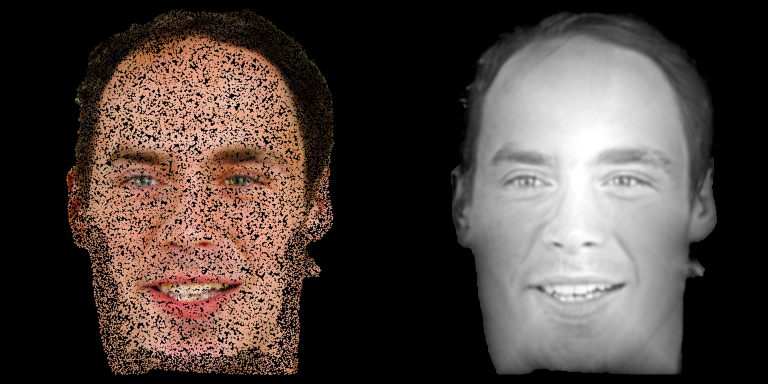
#> input picture files/face-preview.png, 1536 x 768 px (shown at 1/2 size)
$ python make_face_data.py face-preview.png   (older library calls are emulated)
#> lines starting #> are read from the running program, lines starting #| are printed output that depends on the picture; after the words box and inside, x2 and y2 are one past the last pixel; in counts of white or black regions, pixels touching at a corner belong together
#!/usr/bin/env python3
"""
make_face_data.py — turn a portrait photo into a colourful 3D point cloud
that the Dream Swarm site can fly its butterflies into.

    python3 make_face_data.py photo.jpg --points 16000 --out face-data.js

What it does
  1. Isolates the head from the background (GrabCut, seeded with a centred ellipse).
  2. Builds a depth relief for the head: a smooth dome (distance from the
     silhouette edge) plus lit-surface detail from image brightness. This is a
     cheap stand-in for a real depth model — swap in a monocular depth map
     (Depth Anything, MiDaS) later via --depth depth.png if you want true relief.
  3. Scatters N points with a jittered grid (blue-noise-ish, no clumps), but only
     where facial detail lives — edges and shadow tones — so the portrait reads
     through negative space like a stipple drawing.
  4. Samples the photo colour at each point and lifts saturation a little.
  5. Shuffles the points so any prefix (first 4k, first 16k…) is a uniform
     sub-sample — the site picks the count per device tier.
  6. Packs x,y,z as uint16 and r,g,b as uint8, base64, into a tiny JS file.

Output coordinate space: head height ≈ 2.0 units, centred at the origin,
x follows the photo aspect, z (depth) in roughly [-0.3, 0.3], +z toward camera.
"""
import argparse, base64, json, struct
import numpy as np
import cv2


def load_rgb(path, size):
    im = cv2.imread(path, cv2.IMREAD_COLOR)
    if im is None:
        raise SystemExit(f"could not read {path}")
    h, w = im.shape[:2]
    s = size / max(h, w)
    im = cv2.resize(im, (round(w * s), round(h * s)), interpolation=cv2.INTER_AREA if s < 1 else cv2.INTER_CUBIC)
    return cv2.cvtColor(im, cv2.COLOR_BGR2RGB)


def head_mask(rgb, iters=8):
    """GrabCut with an elliptical prior: portraits put the head in the middle."""
    h, w = rgb.shape[:2]
    bgr = cv2.cvtColor(rgb, cv2.COLOR_RGB2BGR)
    mask = np.full((h, w), cv2.GC_PR_BGD, np.uint8)
    # probable foreground: big centred ellipse; sure foreground: smaller one
    cv2.ellipse(mask, (w // 2, int(h * 0.50)), (int(w * 0.40), int(h * 0.47)), 0, 0, 360, cv2.GC_PR_FGD, -1)
    cv2.ellipse(mask, (w // 2, int(h * 0.48)), (int(w * 0.18), int(h * 0.26)), 0, 0, 360, cv2.GC_FGD, -1)
    # image border is background
    b = max(2, w // 40)
    mask[:b, :] = cv2.GC_BGD; mask[-b:, :] = cv2.GC_BGD; mask[:, :b] = cv2.GC_BGD; mask[:, -b:] = cv2.GC_BGD
    bgd = np.zeros((1, 65), np.float64); fgd = np.zeros((1, 65), np.float64)
    cv2.grabCut(bgr, mask, None, bgd, fgd, iters, cv2.GC_INIT_WITH_MASK)
    m = np.where((mask == cv2.GC_FGD) | (mask == cv2.GC_PR_FGD), 255, 0).astype(np.uint8)
    # keep the largest blob, close holes, soften the edge a touch
    n, lab, stats, _ = cv2.connectedComponentsWithStats(m, 8)
    if n > 1:
        big = 1 + np.argmax(stats[1:, cv2.CC_STAT_AREA])
        m = np.where(lab == big, 255, 0).astype(np.uint8)
    k = cv2.getStructuringElement(cv2.MORPH_ELLIPSE, (9, 9))
    m = cv2.morphologyEx(m, cv2.MORPH_CLOSE, k, iterations=2)
    return m


def relief_depth(rgb, mask, external=None):
    """0..1 depth inside the mask. 1 = closest to camera."""
    if external is not None:
        d = cv2.imread(external, cv2.IMREAD_GRAYSCALE).astype(np.float32) / 255.0
        d = cv2.resize(d, (rgb.shape[1], rgb.shape[0]))
        return d
    dist = cv2.distanceTransform(mask, cv2.DIST_L2, 5)
    dome = np.sqrt(dist / (dist.max() + 1e-6))          # rounded head volume
    lum = cv2.cvtColor(rgb, cv2.COLOR_RGB2GRAY).astype(np.float32) / 255.0
    broad = cv2.GaussianBlur(lum, (0, 0), 9)            # lit forms (nose, cheeks, brow)
    fine = cv2.GaussianBlur(lum, (0, 0), 2) - broad     # small features
    d = 0.62 * dome + 0.30 * broad + 0.9 * fine
    d = cv2.GaussianBlur(d, (0, 0), 1.2)
    inside = mask > 0
    lo, hi = np.percentile(d[inside], [1, 99])
    return np.clip((d - lo) / (hi - lo + 1e-6), 0, 1)


def feature_weight(rgb, mask):
    """Stipple-portrait density: dots only where facial detail lives — edges
    (eyes, lips, hair) and shadow tones — gated to zero on lit skin so the
    face reads through negative space. A thin rim keeps the head contour."""
    inside = mask > 0
    g = cv2.cvtColor(rgb, cv2.COLOR_RGB2GRAY).astype(np.float32) / 255.0
    gx = cv2.Sobel(g, cv2.CV_32F, 1, 0, ksize=3)
    gy = cv2.Sobel(g, cv2.CV_32F, 0, 1, ksize=3)
    edge = cv2.GaussianBlur(np.sqrt(gx * gx + gy * gy), (0, 0), 2.5)
    edge = np.clip(edge / (np.percentile(edge[inside], 97) + 1e-6), 0, 1)
    # shadow tone: 1 at the darkest values, fading to 0 at the 45th percentile —
    # anything brighter (lit skin) contributes nothing
    l0 = np.percentile(g[inside], 45); l99 = np.percentile(g[inside], 1)
    shade = np.clip((l0 - g) / (l0 - l99 + 1e-6), 0, 1)
    shade = cv2.GaussianBlur(shade, (0, 0), 1.5)
    w = np.clip(edge + 0.75 * shade ** 1.3, 0, 1)
    gate = np.clip((w - 0.14) / (0.34 - 0.14), 0, 1)
    gate = gate * gate * (3.0 - 2.0 * gate)          # smoothstep: hard zero below, gentle knee above
    w = w * gate
    dist = cv2.distanceTransform(mask, cv2.DIST_L2, 5)
    rim = ((dist > 0) & (dist < 6)).astype(np.float32) * 0.5
    return np.maximum(w, rim) * inside


def scatter(weight, n, rng):
    """Jittered-grid sampling with acceptance by weight -> ~n blue-noise-ish points."""
    h, w = weight.shape
    inside = weight > 0
    mean_w = weight[inside].mean()
    cells_needed = n / mean_w
    cell = np.sqrt(inside.sum() / cells_needed)
    pts = []
    passes = 0
    while len(pts) < n and passes < 6:
        off = rng.random(2) * cell
        ys = np.arange(off[0], h, cell); xs = np.arange(off[1], w, cell)
        gy, gx = np.meshgrid(ys, xs, indexing='ij')
        py = gy + rng.random(gy.shape) * cell; px = gx + rng.random(gx.shape) * cell
        py = py.ravel(); px = px.ravel()
        ok = (py < h - 1) & (px < w - 1)
        py, px = py[ok], px[ok]
        wv = weight[py.astype(int), px.astype(int)]
        acc = rng.random(len(wv)) < wv
        pts.append(np.stack([px[acc], py[acc]], 1))
        passes += 1
        cell *= 0.97
    p = np.concatenate(pts)
    rng.shuffle(p)
    return p[:n]


def sample_bilinear(img, px, py):
    x0 = np.floor(px).astype(int); y0 = np.floor(py).astype(int)
    fx = (px - x0)[:, None]; fy = (py - y0)[:, None]
    x1 = np.minimum(x0 + 1, img.shape[1] - 1); y1 = np.minimum(y0 + 1, img.shape[0] - 1)
    img = img.astype(np.float32)
    if img.ndim == 2:
        img = img[..., None]; fx = fx[:, 0]; fy = fy[:, 0]
        return (img[y0, x0, 0] * (1 - fx) * (1 - fy) + img[y0, x1, 0] * fx * (1 - fy)
                + img[y1, x0, 0] * (1 - fx) * fy + img[y1, x1, 0] * fx * fy)
    return (img[y0, x0] * (1 - fx) * (1 - fy) + img[y0, x1] * fx * (1 - fy)
            + img[y1, x0] * (1 - fx) * fy + img[y1, x1] * fx * fy)


def lift_saturation(rgb01, amount=0.35, gamma=0.9):
    hsv = cv2.cvtColor((rgb01[None] * 255).astype(np.uint8), cv2.COLOR_RGB2HSV).astype(np.float32)
    hsv[..., 1] = np.clip(hsv[..., 1] * (1 + amount) + 12, 0, 255)
    hsv[..., 2] = np.clip(255 * (hsv[..., 2] / 255) ** gamma, 0, 255)
    return cv2.cvtColor(hsv.astype(np.uint8), cv2.COLOR_HSV2RGB)[0].astype(np.float32) / 255


def main():
    ap = argparse.ArgumentParser()
    ap.add_argument('photo')
    ap.add_argument('--points', type=int, default=16000)   # matches the top device tier; dots cluster on features only
    ap.add_argument('--size', type=int, default=768, help='working resolution (long edge)')
    ap.add_argument('--depth', default=None, help='optional external depth map png (white = near)')
    ap.add_argument('--depth-scale', type=float, default=0.6, help='total z range in scene units')
    ap.add_argument('--out', default='face-data.js')
    ap.add_argument('--preview', default='face-preview.png')
    ap.add_argument('--seed', type=int, default=7)
    a = ap.parse_args()

    rng = np.random.default_rng(a.seed)
    rgb = load_rgb(a.photo, a.size)
#> in load_rgb, im is the input picture: shape (768, 1536, 3); mean B, G, R 61.6, 66.5, 77.5
    h, w = rgb.shape[:2]
#> h = 384; w = 768
    mask = head_mask(rgb)
#> in head_mask, `cv2.ellipse(mask, (w // 2, int(h * 0.50)), (int(w * 0.40), int(h * 0.4..`: mask: shape (384, 768); values 2 (black) and 3 (white), 59% white; 1 black region, box (x1, y1, x2, y2) and area: (0, 0, 768, 384) 120797
#> in head_mask, `cv2.ellipse(mask, (w // 2, int(h * 0.48)), (int(w * 0.18), int(h * 0.2..`:
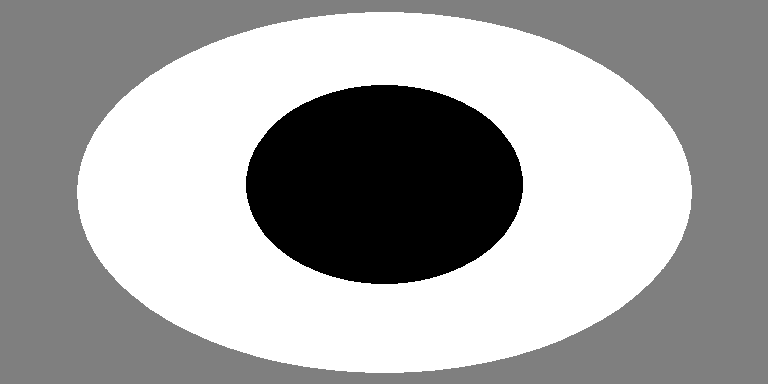
#> mask: shape (384, 768); min 1, max 3, mean 2.3; drawn with min black and max white
#> mask: shape (384, 768); 55.5% white; 1 black region, box (x1, y1, x2, y2) and area: (0, 0, 768, 384) 131341
    depth = relief_depth(rgb, mask, a.depth)
#> in relief_depth, `d = 0.62 * dome + 0.30 * broad + 0.9 * fine`:
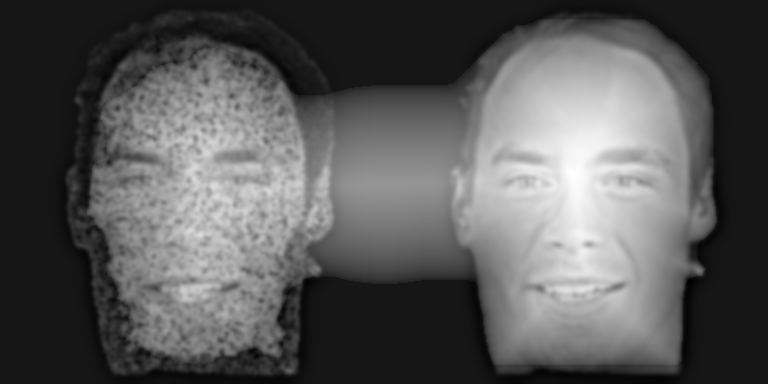
#> d: shape (384, 768) float32; min -0.091, max 0.934, mean 0.271; drawn with min black and max white
#> in relief_depth, `lo, hi = np.percentile(d[inside], [1, 99])`: lo = 0.0757; hi = 0.875
    weight = feature_weight(rgb, mask)
#> in feature_weight, `edge = np.clip(edge / (np.percentile(edge[inside], 97) + 1e-6), 0, 1)`:
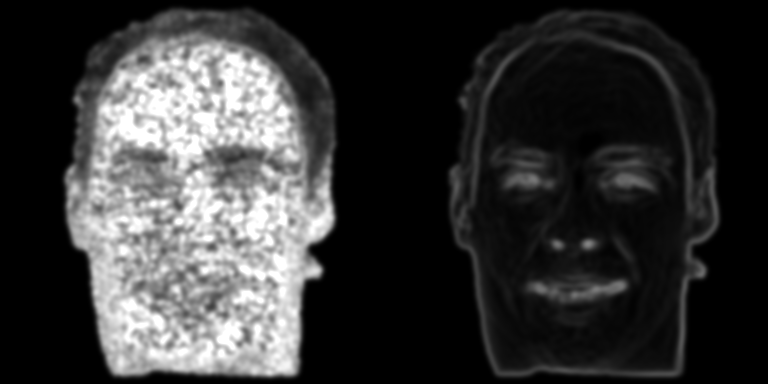
#> edge: shape (384, 768) float32; min 0, max 1, mean 0.213
#> in feature_weight, `l0 = np.percentile(g[inside], 45)`: l0 = 0.494
#> in feature_weight, `l99 = np.percentile(g[inside], 1)`: l99 = 0
#> in feature_weight, `rim = ((dist > 0) & (dist < 6)).astype(np.float32) * 0.5`: rim: shape (384, 768) float32; values 0 (black) and 0.5 (white), 3.6% white; 1 white region, box (x1, y1, x2, y2) and area: (87, 19, 717, 365) 10662
    pts = scatter(weight, a.points, rng)
#> in scatter, `inside = weight > 0`:
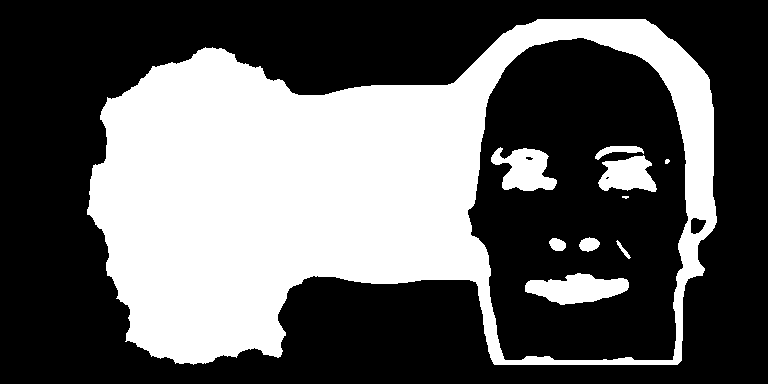
#> inside: shape (384, 768) bool; 37.6% white; 10 white regions (1 under 20 px), largest, box (x1, y1, x2, y2) and area: (87, 19, 717, 365) 104646, (525, 273, 629, 305) 2125, (491, 147, 557, 191) 1811
#> in scatter, `mean_w = weight[inside].mean()`: mean_w = 0.69
#> in scatter, `cells_needed = n / mean_w`: cells_needed = 23180.8
#> in scatter, `cell = np.sqrt(inside.sum() / cells_needed)`: cell = 2.19
#> the loop in scatter, `while len(pts) < n and passes < 6:` made 6 passes
#> (off, cell) on passes 1 to 6: ([1.37, 1.96], 2.12), ([1.55, 0.117], 2.06), ([0.536, 2.03], 2), ([0.587, 1.25], 1.94), ([0.0178, 1.41], 1.88), ([0.974, 0.897], 1.82)
#> pass 1, in scatter, `px = gx + rng.random(gx.shape) * cell`:
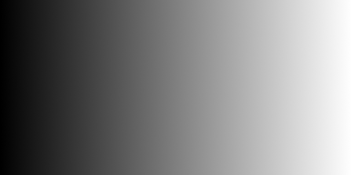
#> px: shape (175, 351) float64; min 1.96, max 769.6, mean 385.8; drawn with min black and max white
#> after the loop in scatter, `while len(pts) < n and passes < 6:`: cell = 1.82; passes = 6; pts = 6 point arrays, longest 21664 points
#> in scatter, `p = np.concatenate(pts)`: p = 112344 pairs, first value 87.1 to 717, second value 19 to 365
#> pts = 16000 pairs, first value 87.1 to 716.9, second value 19.01 to 364.9
    px, py = pts[:, 0], pts[:, 1]
#> px = 16000 values, max 716.9 at index 12336, min 87.1 at index 11010, mean 301; py = 16000 values, max 364.9 at index 14179, min 19.01 at index 9353, mean 193.3

    col = sample_bilinear(rgb, px, py) / 255.0
#> in sample_bilinear, `x0 = np.floor(px).astype(int)`: x0 = 16000 values, max 716 at index 2693, min 87 at index 11010, mean 300.5
#> in sample_bilinear, `y0 = np.floor(py).astype(int)`: y0 = 16000 values, max 364 at index 947, min 19 at index 998, mean 192.8
#> in sample_bilinear, `fx = (px - x0)[:, None]`: fx = 16000 values, max 1 at index 2176, min 4.44e-05 at index 9566, mean 0.5
#> in sample_bilinear, `fy = (py - y0)[:, None]`: fy = 16000 values, max 1 at index 13481, min 6.28e-05 at index 8573, mean 0.502
#> in sample_bilinear, `x1 = np.minimum(x0 + 1, img.shape[1] - 1)`: x1 = 16000 values, max 717 at index 2693, min 88 at index 11010, mean 301.5
#> in sample_bilinear, `y1 = np.minimum(y0 + 1, img.shape[0] - 1)`: y1 = 16000 values, max 365 at index 947, min 20 at index 998, mean 193.8
    col = lift_saturation(col)
    z = sample_bilinear(depth, px, py)
#> z = 16000 values, max 0.933 at index 2093, min 0 at index 80, mean 0.414

    # normalise: head bbox height -> 2.0, centred
    ys, xs = np.where(mask > 0)
    cx, cy = (xs.min() + xs.max()) / 2, (ys.min() + ys.max()) / 2
#> cx = 401.5; cy = 191.5
    scale = 2.0 / (ys.max() - ys.min())
#> scale = 0.0058
    X = (px - cx) * scale
#> X = 16000 values, max 1.83 at index 12336, min -1.82 at index 11010, mean -0.582
    Y = -(py - cy) * scale
#> Y = 16000 values, max 1 at index 9353, min -1.01 at index 14179, mean -0.0103
    Z = (z - 0.5) * a.depth_scale
#> Z = 16000 values, max 0.26 at index 2093, min -0.3 at index 80, mean -0.0515

    xyz = np.stack([X, Y, Z], 1).astype(np.float32)
    lo = xyz.min(0); hi = xyz.max(0)
#> after `lo = xyz.min(0)`: lo = [-1.82, -1.01, -0.3]
#> after `hi = xyz.max(0)`: hi = [1.83, 1, 0.26]
    q = np.round((xyz - lo) / (hi - lo + 1e-9) * 65535).astype(np.uint16)
    c8 = np.round(np.clip(col, 0, 1) * 255).astype(np.uint8)

    payload = {
        'count': int(len(xyz)),
        'min': [float(v) for v in lo], 'max': [float(v) for v in hi],
        'aspect': float(w / h),
        'xyz': base64.b64encode(q.tobytes()).decode(),
        'rgb': base64.b64encode(c8.tobytes()).decode(),
    }
    with open(a.out, 'w') as f:
        f.write('// Generated by make_face_data.py — 3D colour point cloud of a portrait.\n')
        f.write('window.FACE_DATA = ' + json.dumps(payload) + ';\n')

    # preview: dots over black, coloured, size by depth
    prev = np.zeros((h, w, 3), np.uint8)
#> prev: shape (384, 768, 3); every value is 0
    for (x, y), c, d in zip(pts[::1], (col * 255).astype(np.uint8), z):
        cv2.circle(prev, (int(x), int(y)), 1 if d < 0.5 else 2, tuple(int(v) for v in c), -1)
#> this loop made 16000 passes
#> (x, y, c, d) on passes 1 to 3: (324.7, 250.4, [0, 0, 0], 0.214), (291.9, 254.7, [135, 79, 46], 0.312), (226.9, 120.5, [208, 124, 88], 0.643)
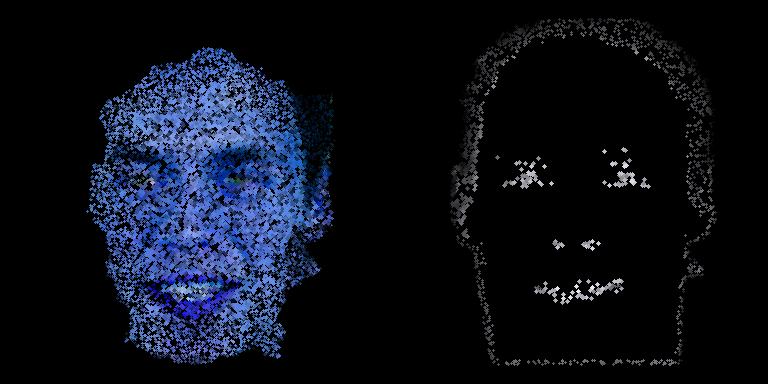
#> prev: shape (384, 768, 3); mean of channels 0, 1, 2 26.4, 15.7, 11.4; drawn as B, G, R
    dep = (depth * 255 * (mask > 0)).astype(np.uint8)
    cv2.imwrite(a.preview, cv2.cvtColor(np.hstack([prev, cv2.cvtColor(dep, cv2.COLOR_GRAY2RGB)]), cv2.COLOR_RGB2BGR))
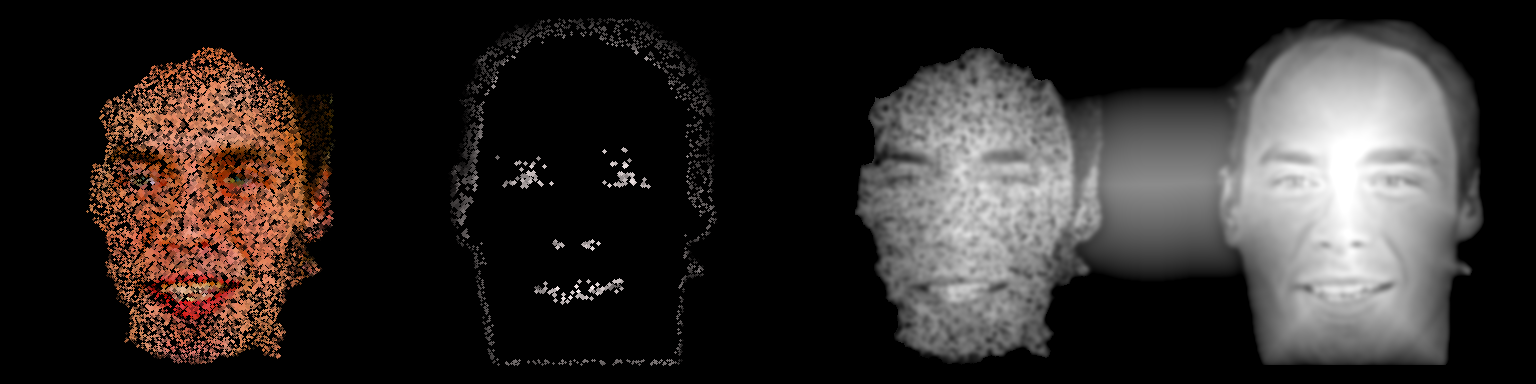
#> saved as face-preview.png: shape (384, 1536, 3); mean B, G, R 41.4, 43.6, 48.9
    print(f'{len(xyz)} points -> {a.out} ({payload["count"]} pts, {len(payload["xyz"]) // 1024 + len(payload["rgb"]) // 1024} KB), preview {a.preview}')
#| 16000 points -> face-data.js (16000 pts, 187 KB), preview face-preview.png


if __name__ == '__main__':
    main()
